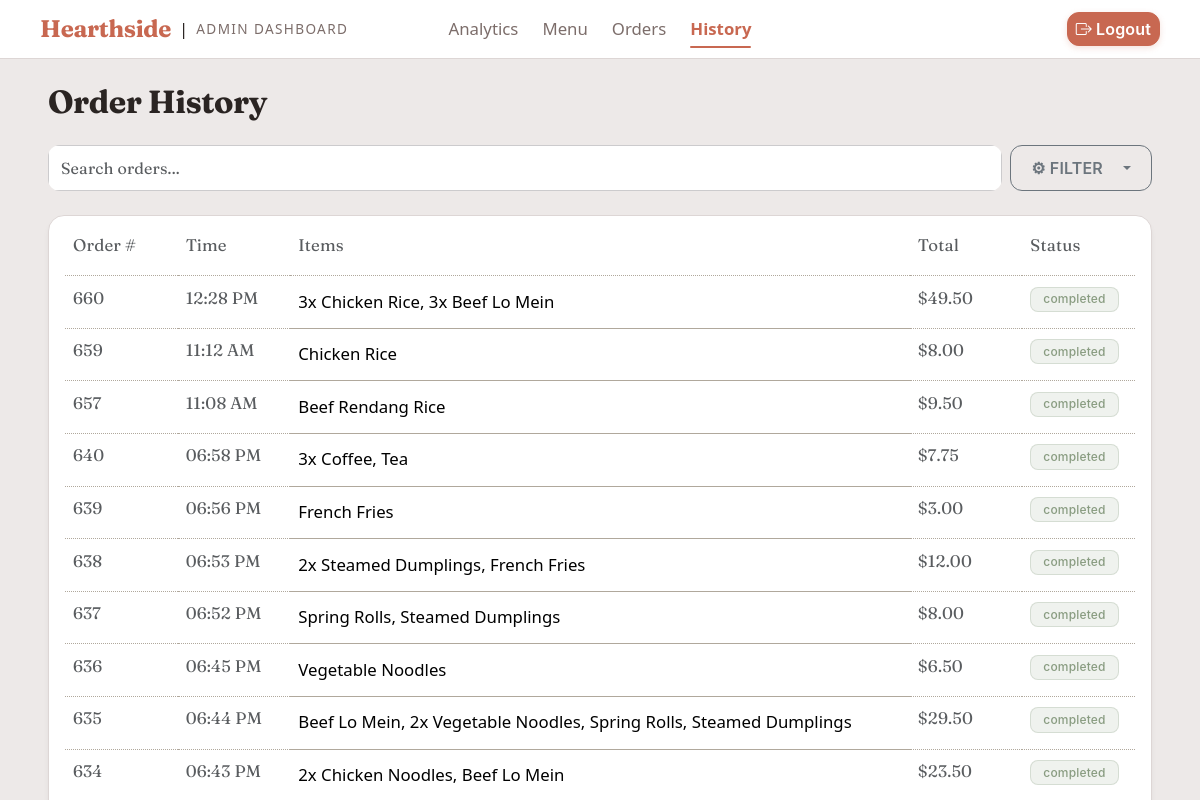
Page /admin/history (signed in) on the committed database.
### app/models.py (models this page shows, shortened)
class Order(db.Model):
    __tablename__ = "orders"
    STATUS_PENDING   = "pending"
    STATUS_CONFIRMED = "confirmed"
    STATUS_READY     = "ready"
    STATUS_COMPLETED = "completed"
    STATUS_CANCELLED = "cancelled"
    id             = db.Column(db.Integer,    primary_key=True)
    order_number   = db.Column(db.String(16), unique=True, nullable=False, index=True)
    customer_name  = db.Column(db.String(100), nullable=False)
    phone          = db.Column(db.String(20),  nullable=False)
    status         = db.Column(db.String(20),  default=STATUS_PENDING, nullable=False)
    total_price    = db.Column(db.Float,       nullable=False, default=0.0)
    created_at     = db.Column(
        db.DateTime(timezone=True),
        default=lambda: datetime.now(SG_TZ),
        nullable=False,
    )
    ready_at = db.Column(db.DateTime(timezone=True), nullable=True)
    completed_at = db.Column(db.DateTime(timezone=True), nullable=True)
    cancelled_at = db.Column(db.DateTime(timezone=True), nullable=True)
    items = db.relationship("OrderItem", back_populates="order", cascade="all, delete-orphan")

class OrderItem(db.Model):
    __tablename__ = "order_items"
    id           = db.Column(db.Integer, primary_key=True)
    order_id     = db.Column(db.Integer, db.ForeignKey("orders.id"),      nullable=False)
    menu_item_id = db.Column(db.Integer, db.ForeignKey("menu_items.id"),  nullable=False)
    quantity     = db.Column(db.Integer, nullable=False, default=1)
    item_name    = db.Column(db.String(100), nullable=False)  # snapshot name at time of order
    unit_price   = db.Column(db.Float,   nullable=False)  # snapshot price at time of order
    order     = db.relationship("Order",    back_populates="items")
    menu_item = db.relationship("MenuItem", back_populates="order_items")

### app/admin/routes.py (the view)
@admin_bp.route('/history')
def order_history():
    page = request.args.get('page', 1, type=int)
    per_page = 10  # Number of orders per page
    query = get_filtered_orders_query(request.args)
    orders = query.filter_by(status='completed') \
                        .order_by(Order.created_at.desc()) \
                        .paginate(page=page, per_page=per_page, error_out=False)
    page_range = calculate_pagination_window(
        current_page=orders.page,
        total_pages=orders.pages,
        window_size=7
    )
    statuses = request.args.getlist('status')
    date_preset = request.args.get('date_preset', '')
    min_price = request.args.get('min_price')
    max_price = request.args.get('max_price')
    active_filters_count = len(statuses) + (1 if date_preset else 0) + (1 if min_price or max_price else 0)
    print("orders: ",orders)
    if 'HX-Request' in request.headers:
        return render_template('partials/_history_content.html',
                               orders=orders,
                               page_range=page_range,
                               active_filters_count=active_filters_count)
    return render_template('admin/history.html',
                           orders=orders,
                           page_range=page_range,
                           active_filters_count=active_filters_count)

### app/admin/routes.py (called while the page is built)
@admin_bp.before_request
def require_admin_for_all_admin_routes():
    if request.endpoint == "admin.login":
        return None
    if not current_user.is_authenticated:
        if request.is_json:
            return jsonify({"success": False, "message": "Authentication required."}), 401
        return redirect(url_for("main.index"))
    if getattr(current_user, "role", None) != "admin" and not getattr(current_user, "is_admin", False):
        if request.is_json:
            return jsonify({"success": False, "message": "Admin privileges required."}), 403
        abort(403)

def calculate_pagination_window(current_page: int, total_pages: int, window_size: int = 5) -> range:
    if total_pages <= window_size:
        return range(1, total_pages + 1)
    half_window = window_size // 2
    start_page = current_page - half_window
    end_page = current_page + half_window
    if start_page < 1:
        start_page = 1
        end_page = window_size
    if end_page > total_pages:
        end_page = total_pages
        start_page = total_pages - window_size + 1
    return range(start_page, end_page + 1)
    return range(start_page, end_page + 1)

### app/templates/admin/history.html (shortened to what this page needs)
{% extends "admin_base.html" %}
{% block content %}
<div class="container dashboard-desktop-container my-4">
    <h2 class="mb-4">Order History</h2>
    <div class="actions-section d-flex gap-2 mb-3">
        <form id="filterForm" class="d-flex gap-2 w-100"
            hx-get="{{ url_for('admin.order_history') }}"
            hx-target="#historyResults"
            hx-push-url="true"
            onsubmit="bootstrap.Dropdown.getOrCreateInstance(document.getElementById('filterDropdownBtn')).hide();">
            <div class="search-bar w-100">
                <input type="text" name="q" value="{{ request.args.get('q', '') }}"
                    class="form-control border-secondary h-100 border-opacity-25 bg-white bg-opacity-70"
                    placeholder="Search orders..."
                    hx-get="{{ url_for('admin.order_history') }}"
                    hx-trigger="input changed delay:300ms"
                    hx-target="#historyResults"
                    hx-include="#filterForm"
                    hx-push-url="true">
            </div>
            {% include 'partials/_filter_dropdown.html' %}
        </form>
    </div>
    <div id="historyResults" class="table-responsive mt-4 card px-3 py-2 d-flex flex-column" style="min-height: 700px;">
        {% include 'partials/_history_content.html' %}
    </div>
{% endblock %}

### app/templates/partials/_history_content.html (shortened to what this page needs)
<table id="historyTable" class="table table-hover align-middle mb-0 w-100" style="--bs-table-bg: transparent; table-layout: fixed;">
    <colgroup>
        <col style="width: 10%;">
        <col style="width: 10%;">
        <col style="width: 55%;">
        <col style="width: 10%;">
        <col style="width: 10%;">
    </colgroup>
    <thead>
        <tr class="border-dotted">
            <th scope="col" class="label-font text-muted fw-normal pb-3 border-0">Order #</th>
            <th scope="col" class="label-font text-muted fw-normal pb-3 border-0">Time</th>
            <th scope="col" class="label-font text-muted fw-normal pb-3 border-0">Items</th>
            <th scope="col" class="label-font text-muted fw-normal pb-3 border-0">Total</th>
            <th scope="col" class="label-font text-muted fw-normal pb-3 border-0">Status</th>
        </tr>
    </thead>
    <tbody id="historyTableBody">
        {% if orders and orders.items %}
            {% for order in orders.items %}
                <tr id="order_{{ order.id }}" class="order-row border-dotted" onclick='openOrderModal("{{ order.order_number }}")'>
                    <td class="label-font text-muted fw-normal pb-3 border-0">{{ order.id }}</td>
                    <td class="label-font text-muted fw-normal pb-3 border-0">{{ order.created_at.strftime('%I:%M %p') }}</td>
                    <td class="overflow-hidden text-truncate">
                        {% for item in order.items %}
                            {% if item.quantity and item.quantity > 1 %}{{ item.quantity }}x {% endif %}{{ item.name or item.item_name }}{% if not loop.last %}, {% endif %}
                        {% endfor %}
                    </td>
                    <td class="label-font text-muted fw-normal pb-3 border-0">${{ "%.2f"|format(order.total_price) }}</td>
                    <td class="label-font text-muted fw-normal pb-3 border-0 text">
                        <span class="status-pill status-{{ order.status }}">
                            {{ order.status }}
                        </span>
                    </td>
                </tr>
            {% endfor %}
        {% else %}
            <tr>
                <td colspan="5" class="text-center py-4 text-muted">No orders found.</td>
            </tr>
        {% endif %}
    </tbody>
</table>

### app/static/scss/main.css (style rules this page uses)
:root { --bs-primary: hsl(12, 52%, 55%); --bs-primary-rgb: 181, 93, 68; --bs-body-bg: hsl(12, 12%, 92%); --bs-body-color: hsl(12, 10%, 15%); --chart-primary: hsl(12, 52%, 55%); --chart-grid: hsl(12, 10%, 85%); --chart-text: hsl(12, 8%, 45%); }
body { padding-top: 0; padding-bottom: 0; }
.container { width: 100%; max-width: 1280px; margin-left: auto; margin-right: auto; padding-left: 24px; padding-right: 24px; }
body, .body-font { font-family: "Plus Jakarta Sans", system-ui, -apple-system, sans-serif; font-size: 1.05rem; line-height: 1.6; color: hsl(12, 10%, 15%); font-optical-sizing: auto; -webkit-font-smoothing: antialiased; -moz-osx-font-smoothing: grayscale; }
h1, h2, h3, h4, h5, h6, .h1, .h2, .h3, .h4, .h5, .h6, .headline-font { font-family: "Fraunces", serif; font-weight: 700; line-height: 1.2; color: hsl(12, 10%, 15%); letter-spacing: -0.015em; font-optical-sizing: auto; }
label, .label-font, .badge, .form-control, .form-select, .form-text, .btn { font-family: "Fraunces", serif; letter-spacing: 0.01em; }
.card, .order-card, .chit-card, .card-dish { background-color: hsl(0, 0%, 100%); border: 1px solid hsl(12, 10%, 85%); border-radius: 1rem; box-shadow: 0 4px 6px -1px rgba(44, 43, 41, 0.06), 0 2px 4px -2px rgba(44, 43, 41, 0.04); overflow: hidden; transition: border-color 0.15s ease, box-shadow 0.15s ease; }
.status-pill { font-family: "Inter", system-ui, -apple-system, sans-serif; font-size: 0.75rem; font-weight: 500; padding: 0.35rem 0.75rem; border-radius: 0.5rem; display: inline-flex; align-items: center; gap: 0.35rem; line-height: 1; }
.status-pill.status-completed { background-color: hsl(102, 12%, 94%); color: hsl(102, 12%, 56%); border: 1px solid rgba(137.4144, 156.264, 129.336, 0.25); }
.border-dotted { border-bottom: 1px dotted #b0a89c !important; }
.search-bar { position: relative; border-radius: 0.75rem; overflow: hidden; }
#historyTableBody { transition: opacity 200ms ease-out; }

### rows in the picture
Order: id "660", created_at "12:28 PM", total_price "49.50", status "completed"
OrderItem: quantity "3", item_name "Chicken Rice"
OrderItem: quantity "3", item_name "Beef Lo Mein"
Order: id "659", created_at "11:12 AM", total_price "8.00", status "completed"
OrderItem: item_name "Chicken Rice"
Order: id "657", created_at "11:08 AM", total_price "9.50", status "completed"
OrderItem: item_name "Beef Rendang Rice"
Order: id "640", created_at "06:58 PM", total_price "7.75", status "completed"
OrderItem: quantity "3", item_name "Coffee"
OrderItem: item_name "Tea"
Order: id "639", created_at "06:56 PM", total_price "3.00", status "completed"
OrderItem: item_name "French Fries"
Order: id "638", created_at "06:53 PM", total_price "12.00", status "completed"
OrderItem: quantity "2", item_name "Steamed Dumplings"
OrderItem: item_name "French Fries"
Order: id "637", created_at "06:52 PM", total_price "8.00", status "completed"
OrderItem: item_name "Spring Rolls"
OrderItem: item_name "Steamed Dumplings"
Order: id "636", created_at "06:45 PM", total_price "6.50", status "completed"
OrderItem: item_name "Vegetable Noodles"
Order: id "635", created_at "06:44 PM", total_price "29.50", status "completed"
OrderItem: item_name "Beef Lo Mein"
OrderItem: quantity "2", item_name "Vegetable Noodles"
OrderItem: item_name "Spring Rolls"
OrderItem: item_name "Steamed Dumplings"
Order: id "634", created_at "06:43 PM", total_price "23.50", status "completed"
OrderItem: quantity "2", item_name "Chicken Noodles"
OrderItem: item_name "Beef Lo Mein"
